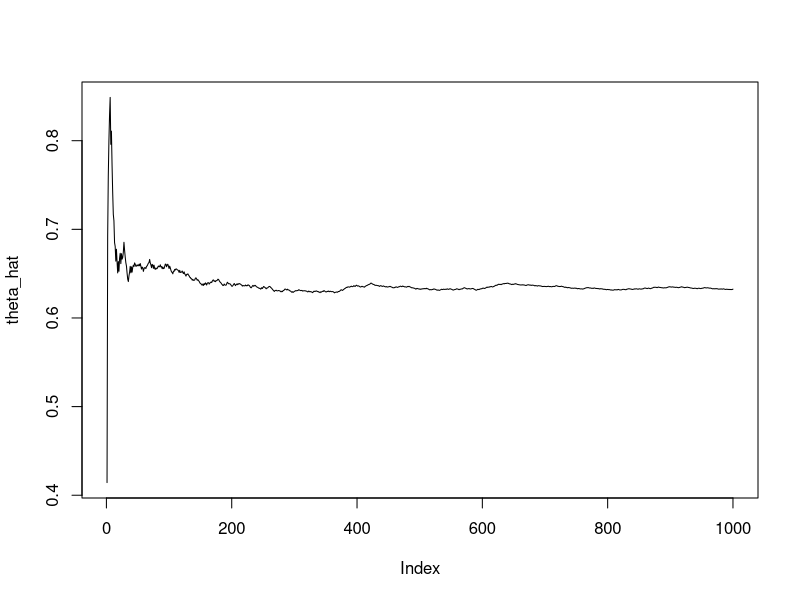
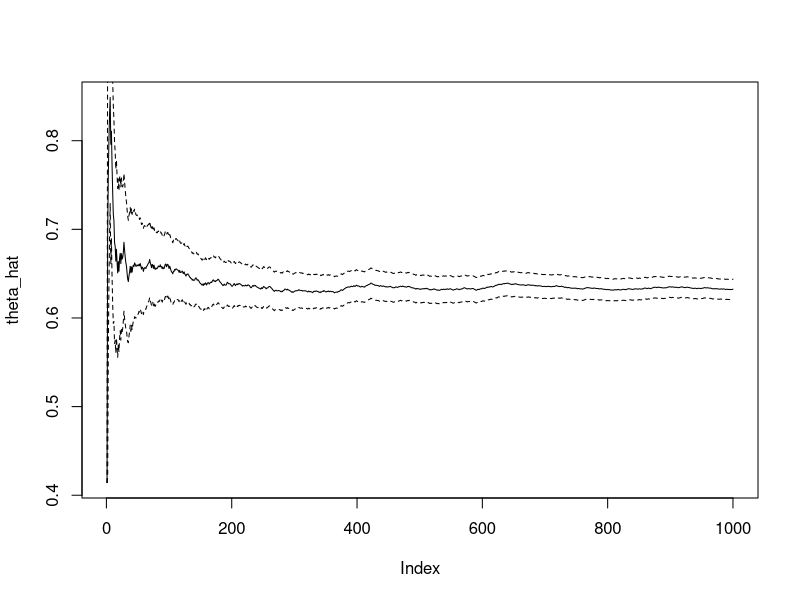
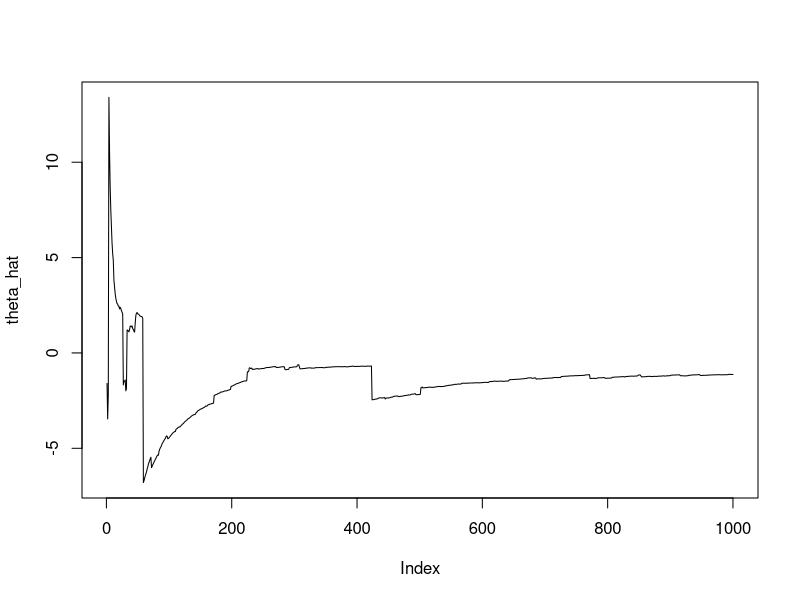
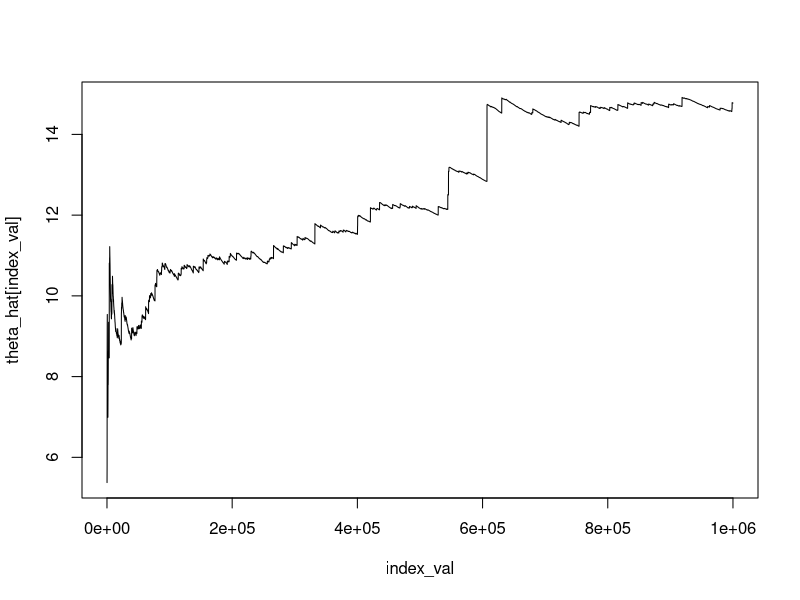

Generate these figures, in order, with R:
## ---- chunk 1
library(knitr)
hook_output = knit_hooks$get('output')
knit_hooks$set(output = function(x, options) {
  # this hook is used only when the linewidth option is not NULL
  if (!is.null(n <- options$linewidth)) {
    x = knitr:::split_lines(x)
    # any lines wider than n should be wrapped
    if (any(nchar(x) > n)) x = strwrap(x, width = n)
    x = paste(x, collapse = '\n')
  }
  hook_output(x, options)
})

knitr::opts_chunk$set(cache = FALSE, message = FALSE,
                      linewidth = 50)
set.seed(3150)
## ---- chunk 2
n <- 1000
unif_vars <- runif(n)
mean(exp(-unif_vars))
# Compare to actual value
1 - exp(-1)
## ---- chunk 3
unif_vars <- runif(n, max = 2)
mean(exp(-unif_vars))
# Compare to actual value
1 - exp(-2)
## ---- chunk 4
2*mean(exp(-unif_vars))
## ---- chunk 5
n <- 1000
exp_vars <- rexp(n)
mean(1/(1 + exp_vars))
## ---- chunk 6
# The first uniform example
n <- 1000
unif_vars <- runif(n)
theta_hat <- mean(exp(-unif_vars))
sigma_hat <- sd(exp(-unif_vars))

c("Lower" = theta_hat - 1.96*sigma_hat/sqrt(n),
  "Upper" = theta_hat + 1.96*sigma_hat/sqrt(n))
## ---- chunk 7
# Exponential example
exp_vars <- rexp(n)
theta_hat <- mean(1/(1 + exp_vars))
sigma_hat <- sd(1/(1 + exp_vars))

c("Lower" = theta_hat - 1.96*sigma_hat/sqrt(n),
  "Upper" = theta_hat + 1.96*sigma_hat/sqrt(n))
## ---- chunk 8
library(dplyr)
# Recall our first example
n <- 1000
unif_vars <- runif(n)
theta_hat <- cummean(exp(-unif_vars))

plot(theta_hat,
     type = "l")
## ---- chunk 9
# There's no dplyr::cumsd...
sigma2_hat <- cummean((exp(-unif_vars) - theta_hat)^2)
sigma_hat <- sqrt(sigma2_hat)

plot(theta_hat, type = "l")
lines(theta_hat + 1.96*sigma_hat/sqrt(seq(1, n)), 
      lty = 2)
lines(theta_hat - 1.96*sigma_hat/sqrt(seq(1, n)), 
      lty = 2)
## ---- chunk 10
n <- 1000
cauchy_vars <- rcauchy(n)
theta_hat <- cummean(cauchy_vars)

plot(theta_hat,
     type = "l")
## ---- chunk 11
n <- 1000000
unif_vars <- runif(n)
theta_hat <- mean(1/unif_vars)
sigma_hat <- sd(1/unif_vars)
c(theta_hat, sigma_hat/sqrt(n))
## ---- chunk 12
# Let's look at a trace plot
theta_hat <- cummean(1/unif_vars)
# We'll only look at every 100th value
index_val <- seq(100, n, by = 100)
plot(x = index_val,
     y = theta_hat[index_val],
     type = "l")
## ---- chunk 13
# Going back to second example
# Recall: Need to multiply by 2!
n <- 1000
unif_vars <- runif(n, max = 2)
theta_hat <- 2*mean(exp(-unif_vars))
sigma_hat <- 2*sd(exp(-unif_vars))
sigma_hat/sqrt(n)
## ---- chunk 14
options(scipen = 999)
## ---- chunk 15
# What if we want a standard error of 0.0001?
factor <- (sigma_hat/sqrt(n)/0.0001)^2
(n2 <- factor * n)

unif_vars2 <- runif(n2, max = 2)
2*sd(exp(-unif_vars2))/sqrt(n2)
## ---- chunk 16
# Classical approach
n <- 1000
unif_vars <- runif(n)
theta_hat <- mean(sin(0.5*pi*unif_vars))
sigma_hat <- sd(sin(0.5*pi*unif_vars))
c(theta_hat, sigma_hat/sqrt(n))
## ---- chunk 17
# Antithetic variables
n <- 500
unif_vars <- runif(n)
theta_hat <- mean(sin(0.5*pi*c(unif_vars,
                               1 - unif_vars)))
sigma_hat <- sd(sin(0.5*pi*c(unif_vars,
                               1 - unif_vars)))
c(theta_hat, sigma_hat/sqrt(2*n))
## ---- chunk 18
# Classical approach
n <- 1000
exp_vars <- rexp(n)
theta_hat <- mean(1/(1 + exp_vars))
sigma_hat <- sd(1/(1 + exp_vars))
c(theta_hat, sigma_hat/sqrt(n))
## ---- chunk 19
# Antithetic variables
n <- 1000
unif_vars <- runif(n)
exp_vars <- c(-log(unif_vars), -log(1 - unif_vars))
theta2_hat <- mean(1/(1 + exp_vars))
sigma2_hat <- sd(1/(1 + exp_vars))
c(theta2_hat, sigma2_hat/sqrt(2*n))
## ---- chunk 20
n <- 1000
exp_vars <- rexp(n)
g_est <- 1/(1 + exp_vars)
h_est <- 1 + exp_vars

(c_star <- -cov(g_est, h_est)) # Var(h(X)) = 1
thetac_hat <- mean(g_est + c_star*(h_est - 2))
sigmac_hat <- sd(g_est + c_star*(h_est - 2))
c(thetac_hat, sigmac_hat/sqrt(n))
## ---- chunk 21
# Compare variance of classical MC vs control vars
(var(g_est) - sigmac_hat^2) / var(g_est)
